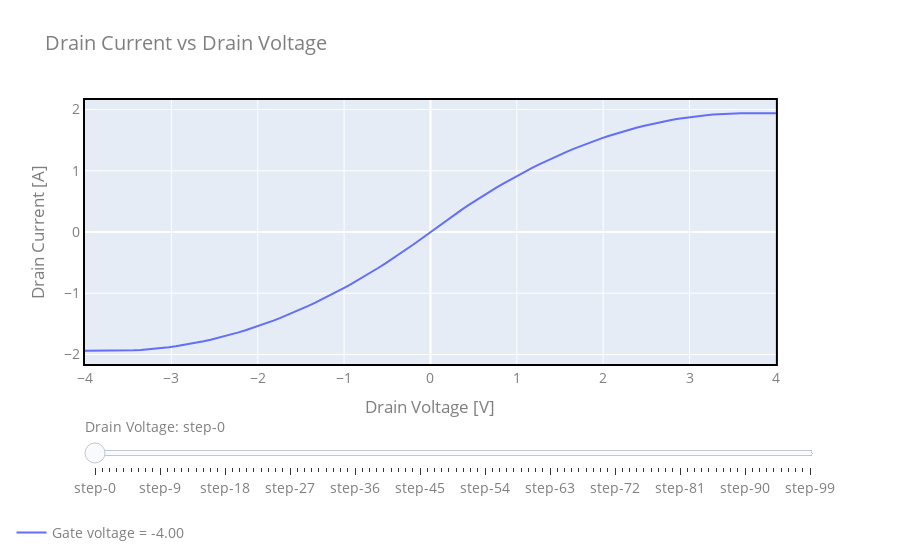

The code cell stored with this chart in its notebook:
### Code cell
fig = go.Figure()

prim_y_vals=np.empty_like(drainV)
fig = make_subplots(specs=[[{"secondary_y": True}]])

for step in gateV:
    for i in range(numStep):
        prim_y_vals[i] = SandHID(inputs, step, drainV[i])[0]
        
    fig.add_trace(
        go.Scatter(
            visible=False,
            line=dict(width=2),
            name="Gate voltage = " + "{:.2f}".format(step),
            x=drainV,
            y=prim_y_vals,
        ),
    )

print(SandHID(inputs, gateV[0], drainV[0])[1])
fig.data[0].visible = True

# Create and add slider
steps = []
for i in range(len(gateV)):
    step = dict(
        method="restyle",
        args=["visible", [False] * len(fig.data)],
    )
    step["args"][1][i] = True  # Toggle i'th trace to "visible"
    steps.append(step)

sliders = [dict(
    active=0,
    currentvalue={"prefix": "Drain Voltage: "},
    pad={"t": 50},
    steps=steps
)]

fig.update_layout(
    sliders=sliders,
    title='Drain current against drain voltage for given gate voltage',
    legend=dict(x=-0.1, y=-0.7),
    showlegend=True
)

fig.update_layout(
    title="Drain Current vs Drain Voltage",
    xaxis=dict(title='Drain Voltage [V]', showline=True, linewidth=2, linecolor='black', mirror=True),
    yaxis=dict(title='Drain Current [A]', showline=True, linewidth=2, linecolor='black', mirror=True),
    font=dict(
        size=14,
        color="#7f7f7f"
    )
)

fig.show()
fig.write_html("CurrentAgainstDrainV.html")
